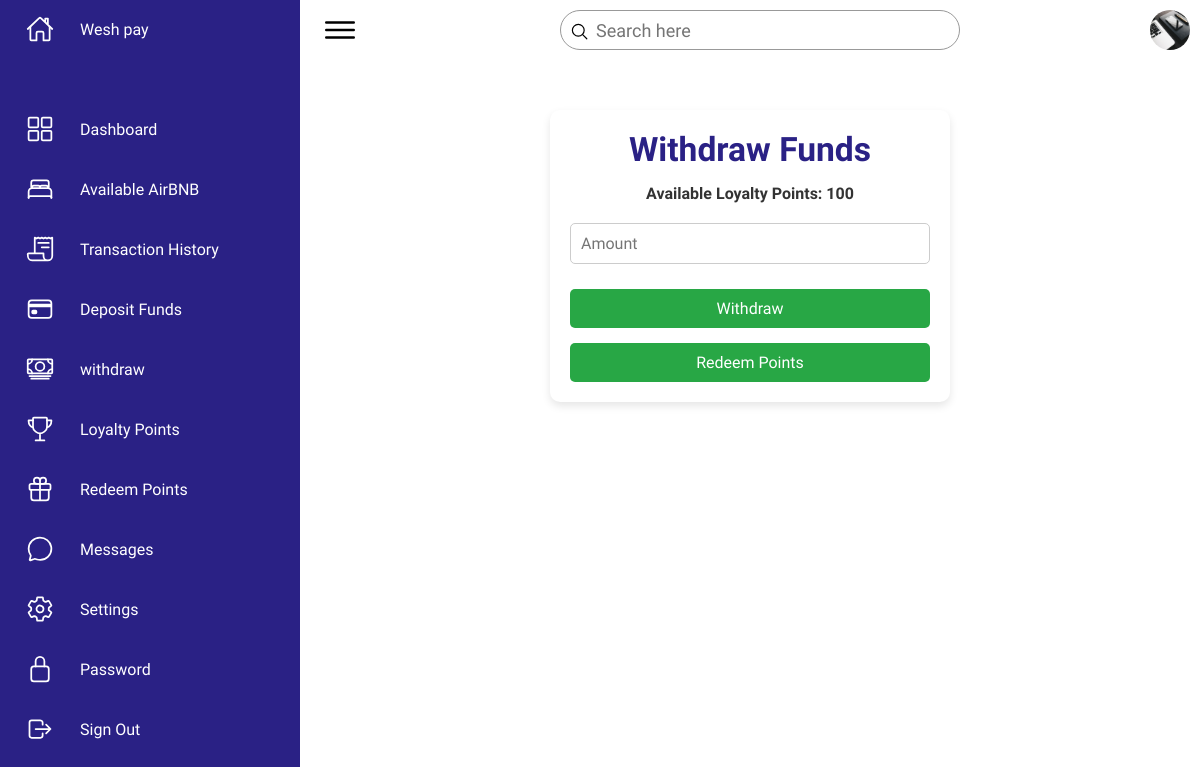
The app's page /withdraw.php (signed in), older data.
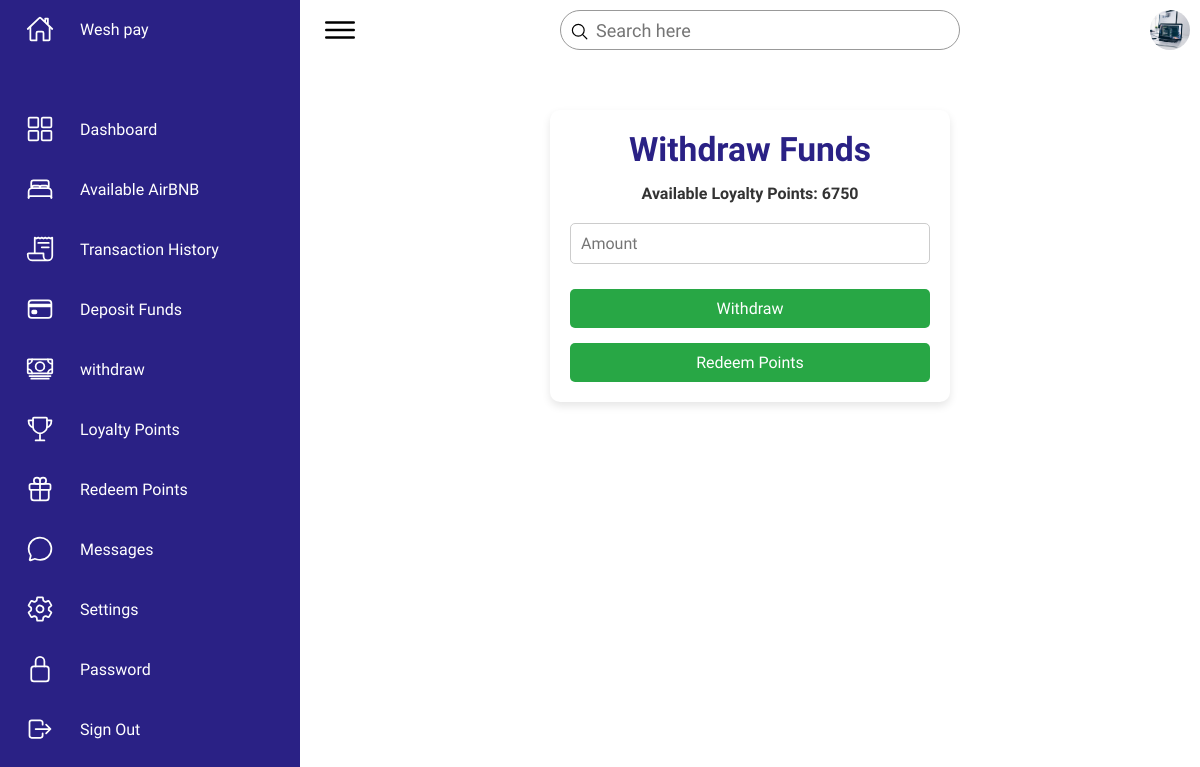
The same page, newer data.
### tables this page shows
CREATE TABLE `users` (
  `user_id` int(11) NOT NULL,
  `full_name` varchar(100) NOT NULL,
  `profile_picture` varchar(255) DEFAULT NULL,
  `email` varchar(100) NOT NULL,
  `phone` varchar(20) NOT NULL,
  `password_hash` varchar(255) NOT NULL,
  `role` enum('guest','host','admin') NOT NULL DEFAULT 'guest',
  `created_at` timestamp NOT NULL DEFAULT current_timestamp()
);

CREATE TABLE `loyalty_points` (
  `id` int(11) NOT NULL,
  `user_id` int(11) NOT NULL,
  `points` int(11) DEFAULT 0,
  `last_updated` timestamp NOT NULL DEFAULT current_timestamp() ON UPDATE current_timestamp()
);

### public/withdraw.php (the view, shortened to what the changed rows need)
<?php
require '../config/db_connect.php';
$user_id = $_SESSION["user_id"];
$stmt = $pdo->prepare("SELECT points FROM loyalty_points WHERE user_id = ?");
$stmt->execute([$user_id]);
$userPoints = $stmt->fetch(PDO::FETCH_ASSOC)["points"] ?? 0;
?>
<?php include '../includes/navbar.php'; ?>
<div class="deposit-container">
    <h2>Withdraw Funds</h2>
    <p class="loyalty-points">Available Loyalty Points: <?php echo $userPoints; ?></p>
    <form action="withdraw.php" method="POST" class="deposit-form">
        <input type="number" name="amount" placeholder="Amount" required>
        <div><button type="submit" name="action" value="withdraw">Withdraw</button></div>
        <div><button type="submit" name="action" value="redeem">Redeem Points</button></div>
    </form>
</div>
<?php include '../includes/navbarroot.php'; ?>

### includes/navbar.php (shortened to what the changed rows need)
<?php
require '../config/db_connect.php';
$user_id = $_SESSION["user_id"];
$stmt = $pdo->prepare("SELECT full_name, email, profile_picture FROM users WHERE user_id = ?");
$stmt->execute([$user_id]);
$user = $stmt->fetch(PDO::FETCH_ASSOC);
$profile_picture = $user['profile_picture'] ? "../uploads/" . $user['profile_picture'] : "../assets/imgs/default-profile.png";
?>
<!DOCTYPE html>
<html lang="en">
<head>
    <link rel="stylesheet" href="../assets/css/style.css">
</head>
<body>
    <div class="container">
        <div class="main">
            <div class="topbar">
            <div class="user" onclick="toggleProfileDropdown()">
                <img src="<?php echo $profile_picture; ?>" alt="User Profile">
            </div>
        </div>
    </body>
</html>

Row changes from the older to the newer data that the page shows:
changed users: profile_picture: a different picture
changed loyalty_points: points "100" → "6750"
